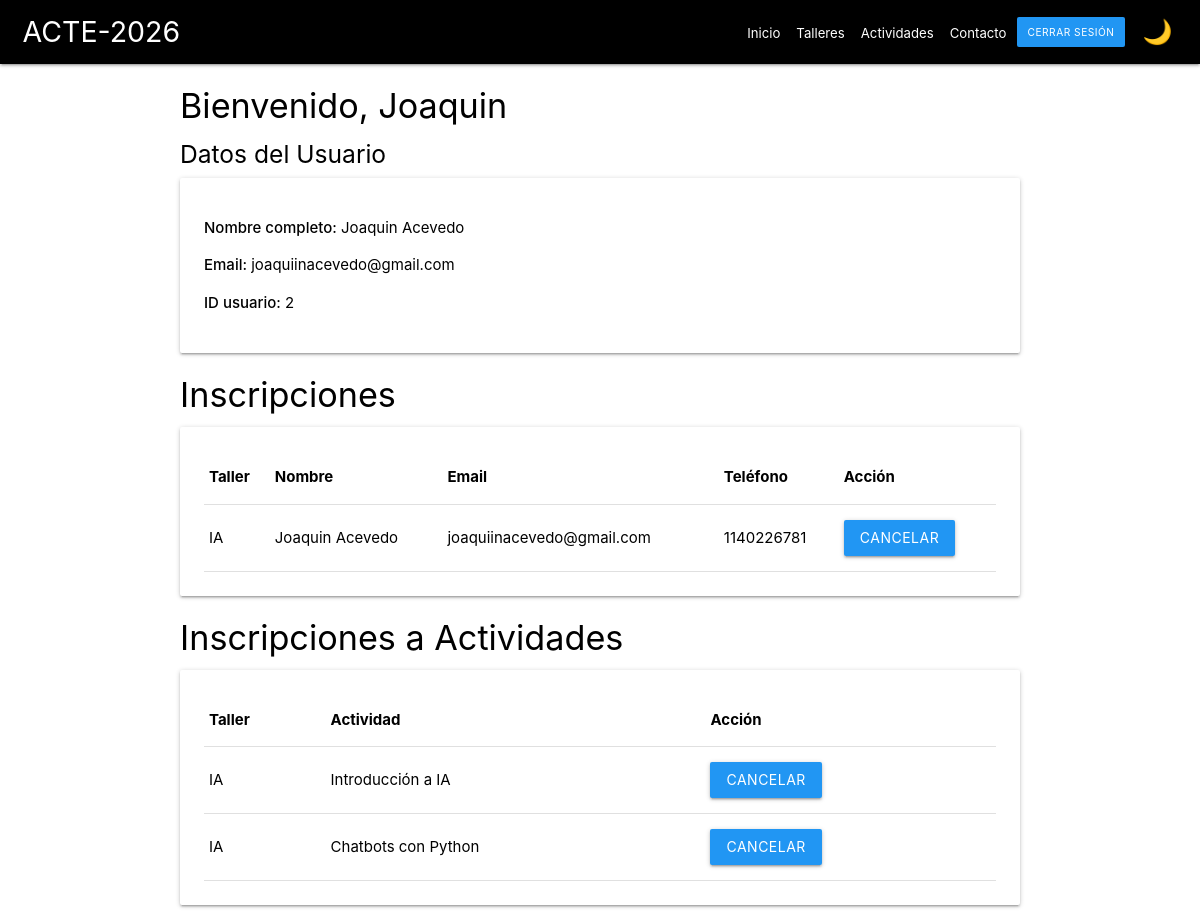
The app's page /pages/dashboard.php (signed in) with its own data.
### tables this page shows
CREATE TABLE `inscripciones` (
  `id` int(11) NOT NULL,
  `usuario_id` int(11) DEFAULT NULL,
  `taller_id` int(11) DEFAULT NULL,
  `nombre` varchar(100) DEFAULT NULL,
  `email` varchar(150) DEFAULT NULL,
  `telefono` varchar(50) DEFAULT NULL
);

CREATE TABLE `talleres` (
  `id` int(11) NOT NULL,
  `nombre` varchar(100) DEFAULT NULL,
  `descripcion` text DEFAULT NULL,
  `imagen` varchar(255) DEFAULT NULL
);

CREATE TABLE `actividad_inscripciones` (
  `id` int(11) NOT NULL,
  `usuario_id` int(11) DEFAULT NULL,
  `actividad_id` int(11) DEFAULT NULL,
  `nombre` varchar(100) DEFAULT NULL,
  `email` varchar(150) DEFAULT NULL,
  `telefono` varchar(50) DEFAULT NULL
);

CREATE TABLE `actividades` (
  `id` int(11) NOT NULL,
  `taller_id` int(11) NOT NULL,
  `nombre` varchar(100) DEFAULT NULL,
  `descripcion` text DEFAULT NULL,
  `imagen` varchar(255) DEFAULT NULL
);

### pages/dashboard.php (the view, shortened to what this page needs)
<?php
require_once "../php/conexion.php";
$usuario_id = $_SESSION["usuario_id"];
$stmt = $conexion->prepare(
    "SELECT i.id, i.nombre, i.email, i.telefono, t.nombre AS taller_nombre
     FROM inscripciones i
     LEFT JOIN talleres t ON i.taller_id = t.id
     WHERE i.usuario_id = ?"
);
$stmt->execute([$usuario_id]);
$inscripciones = $stmt->fetchAll(PDO::FETCH_ASSOC);
$stmtActividades = $conexion->prepare(
    "SELECT a.id, ac.nombre, ac.descripcion, t.nombre AS taller_nombre
     FROM actividad_inscripciones a
     LEFT JOIN actividades ac ON a.actividad_id = ac.id
     LEFT JOIN talleres t ON ac.taller_id = t.id
     WHERE a.usuario_id = ?"
);
$stmtActividades->execute([$usuario_id]);
$actividades_inscritas = $stmtActividades->fetchAll(PDO::FETCH_ASSOC);
?>
<!DOCTYPE html>
<html lang="en">
<head>
    <link rel="stylesheet" href="https://cdnjs.cloudflare.com/ajax/libs/materialize/1.0.0/css/materialize.min.css">
    <link rel="stylesheet" href="../css/style.css">
</head>
<body>
    <header>
        <nav>
            <div class="nav-wrapper black">
                <div class="container">
                    <a href="../index.php" class="brand-logo">ACTE-2026</a>
                    <ul class="right hide-on-med-and-down">
                        <li><a href="../index.php">Inicio</a></li>
                        <li><a href="../index.php#talleres">Talleres</a></li>
                        <li><a href="../index.php#actividades">Actividades</a></li>
                        <li><a href="../index.php#contacto">Contacto</a></li>
                        <li><a class="waves-effect red btn" href="../php/logout.php">Cerrar Sesión</a></li>
                    </ul>
                </div>
            </div>
        </nav>
    </header>
    <main>
        <div class="container">
            <h4 class="left-align">Bienvenido, <?php echo htmlspecialchars($_SESSION["usuario_nombre"]); ?></h4>
            <h5 class="left-align">Datos del Usuario</h5>
            <div class="card-panel">
                <p><strong>Nombre completo:</strong> <?php echo htmlspecialchars(trim($_SESSION["usuario_nombre"] . ' ' . ($_SESSION["usuario_apellido"] ?? ''))); ?></p>
                <p><strong>Email:</strong> <?php echo htmlspecialchars($_SESSION["usuario_email"]); ?></p>
                <p><strong>ID usuario:</strong> <?php echo htmlspecialchars($_SESSION["usuario_id"]); ?></p>
            </div>
        </div>
        <div class="container">
            <h4 class="left-align">Inscripciones</h4>
            <div class="card-panel">
                <?php if (!empty($inscripciones)): ?>
                    <table class="highlight responsive-table">
                        <thead>
                            <tr>
                                <th>Taller</th>
                                <th>Nombre</th>
                                <th>Email</th>
                                <th>Teléfono</th>
                                <th>Acción</th>
                            </tr>
                        </thead>
                        <tbody>
                            <?php foreach ($inscripciones as $inscripcion): ?>
                                <tr>
                                    <td><?php echo htmlspecialchars($inscripcion['taller_nombre'] ?? 'No definido'); ?></td>
                                    <td><?php echo htmlspecialchars($inscripcion['nombre']); ?></td>
                                    <td><?php echo htmlspecialchars($inscripcion['email']); ?></td>
                                    <td><?php echo htmlspecialchars($inscripcion['telefono']); ?></td>
                                    <td>
                                        <form method="POST" action="../php/cancel_inscripcion.php" style="display:inline;">
                                            <button class="waves-effect waves-light btn red" type="submit" onclick="return confirm('¿Cancelar esta inscripción?');">Cancelar</button>
                                        </form>
                                    </td>
                                </tr>
                            <?php endforeach; ?>
                        </tbody>
                    </table>
                <?php else: ?>
                    <p>No hay inscripciones registradas todavía.</p>
                <?php endif; ?>
            </div>
        </div>
        <div class="container">
            <h4 class="left-align">Inscripciones a Actividades</h4>
            <div class="card-panel">
                <?php if (!empty($actividades_inscritas)): ?>
                    <table class="highlight responsive-table">
                        <thead>
                            <tr>
                                <th>Taller</th>
                                <th>Actividad</th>
                                <th>Acción</th>
                            </tr>
                        </thead>
                        <tbody>
                            <?php foreach ($actividades_inscritas as $actividad): ?>
                                <tr>
                                    <td><?php echo htmlspecialchars($actividad['taller_nombre'] ?? 'No definido'); ?></td>
                                    <td><?php echo htmlspecialchars($actividad['nombre']); ?></td>
                                    <td>
                                        <form method="POST" action="../php/cancel_actividad_inscripcion.php" style="display:inline;">
                                            <button class="waves-effect waves-light btn red" type="submit" onclick="return confirm('¿Cancelar esta inscripción de actividad?');">Cancelar</button>
                                        </form>
                                    </td>
                                </tr>
                            <?php endforeach; ?>
                        </tbody>
                    </table>
                <?php else: ?>
                    <p>No hay actividades registradas todavía.</p>
                <?php endif; ?>
            </div>
        </div>
    </main>
</body>
</html>

### css/style.css (style rules this page uses)
:root { --bg-color: #ffffff; --text-color: #000000; --nav-bg: #000000; --card-bg: #ffffff; --btn-bg: #2196f3; }
body { background-color: var(--bg-color); color: var(--text-color); transition: background-color 0.3s, color 0.3s; }
nav .nav-wrapper { background-color: var(--nav-bg) !important; padding-left: clamp(0.75rem, 2.5vw, 1.5rem); padding-right: clamp(0.75rem, 2.5vw, 1.5rem); box-sizing: border-box; }
@media only screen and (min-width: 993px) { nav .nav-wrapper { display: flex; align-items: center; flex-wrap: nowrap; } }
@media only screen and (min-width: 993px) { nav .nav-wrapper > .container { flex: 1 1 auto; min-width: 0; display: flex; align-items: center; flex-wrap: nowrap; } }
@media only screen and (min-width: 993px) { nav .brand-logo { position: relative; left: auto; top: auto; transform: none; flex: 0 0 auto; margin-right: 0.5rem; line-height: 1.25; height: auto; padding: 0; font-size: clamp(1.35rem, 1.1rem + 1vw, 2.1rem); } }
@media only screen and (min-width: 993px) { nav .nav-wrapper .container > ul.right.hide-on-med-and-down { float: none; display: flex; flex-wrap: nowrap; align-items: center; justify-content: flex-end; flex: 1 1 auto; min-width: 0; margin-left: auto; height: auto; line-height: normal; } }
@media only screen and (min-width: 993px) { nav .nav-wrapper .container > ul.right.hide-on-med-and-down > li { float: none; } }
@media only screen and (min-width: 993px) { nav .nav-wrapper .container > ul.right.hide-on-med-and-down > li > a:not(.btn) { display: inline-flex; align-items: center; line-height: 1.2; padding: 0 12px; white-space: nowrap; } }
@media only screen and (min-width: 993px) { nav .nav-wrapper .container > ul.right.hide-on-med-and-down > li > a.btn { margin: 0 3px; } }
@media only screen and (min-width: 993px) and (max-width: 1264px) { nav .nav-wrapper .container > ul.right.hide-on-med-and-down > li > a:not(.btn) { font-size: 0.88rem; padding: 0 8px; } }
@media only screen and (min-width: 993px) and (max-width: 1264px) { nav .nav-wrapper .container > ul.right.hide-on-med-and-down > li > a.btn { font-size: 0.68rem; padding: 0 10px; height: 30px; line-height: 30px; } }
.btn { background-color: var(--btn-bg) !important; }
.card-panel { background-color: var(--card-bg) !important; color: var(--text-color) !important; }

### records on screen
inscripciones: taller.nombre "IA", nombre "Joaquin Acevedo", email "joaquiinacevedo@gmail.com", telefono "1140226781"
actividad_inscripciones: talleres.nombre "IA", actividad.nombre "Introducción a IA"
actividad_inscripciones: talleres.nombre "IA", actividad.nombre "Chatbots con Python"

### other values on screen
$_SESSION["usuario_nombre"] "Joaquin"
$_SESSION["usuario_email"] "joaquiinacevedo@gmail.com"
$_SESSION["usuario_id"] "2"
